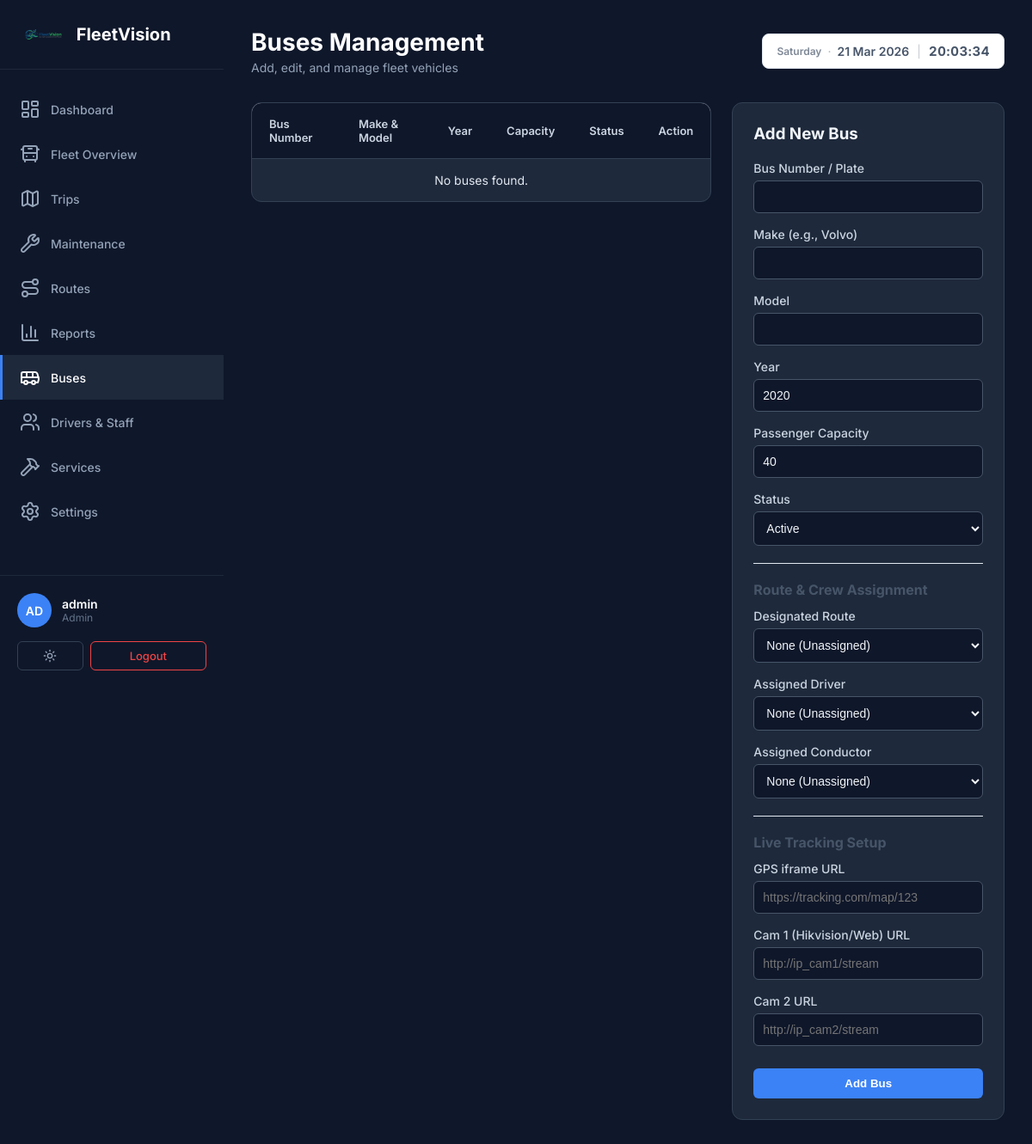
The app's page /buses.php (signed in), older data.
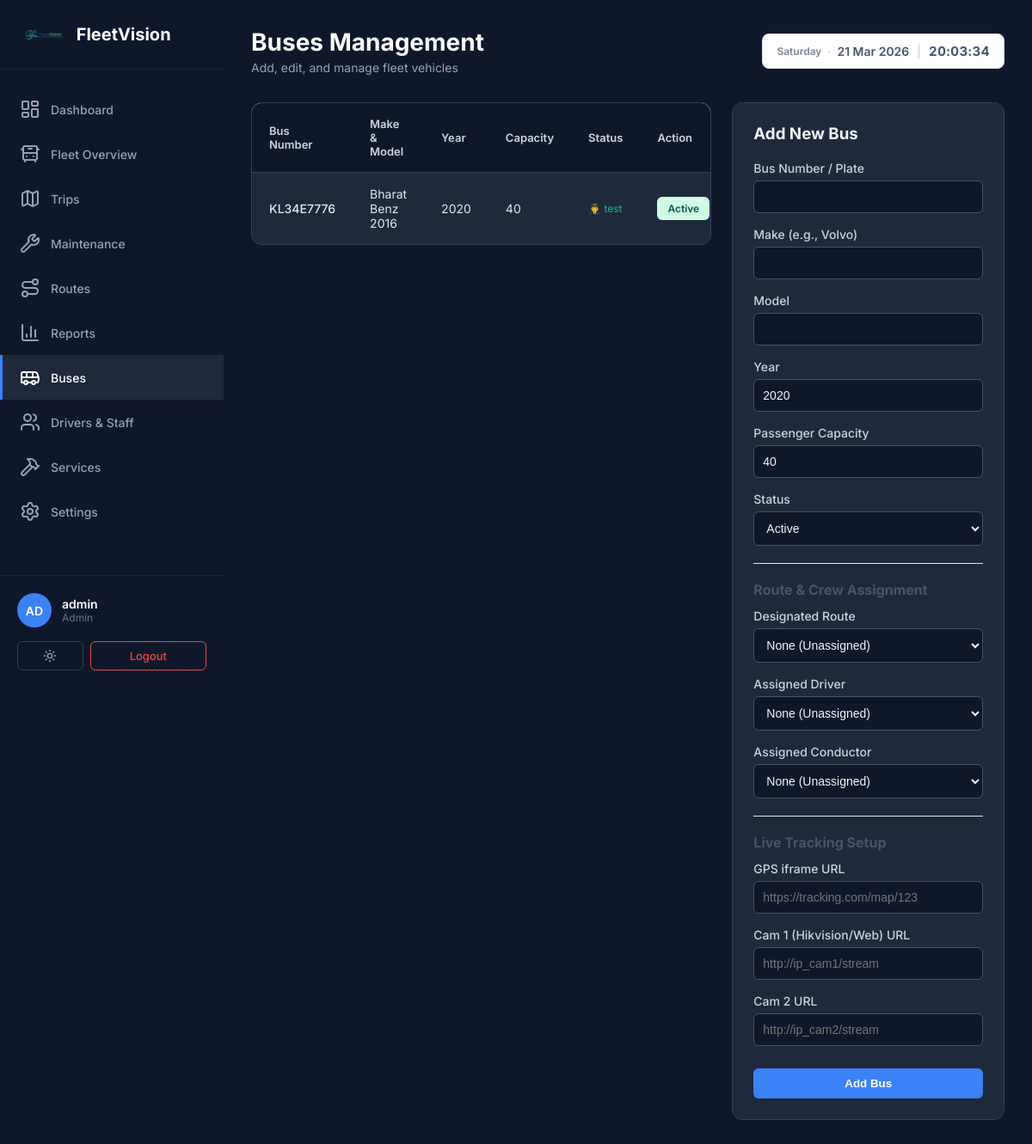
The same page, newer data.
### tables this page shows
CREATE TABLE buses (
        id INTEGER PRIMARY KEY AUTOINCREMENT,
        bus_number TEXT NOT NULL UNIQUE,
        make TEXT,
        model TEXT,
        year INTEGER,
        capacity INTEGER,
        status TEXT DEFAULT 'active',
        created_at DATETIME DEFAULT CURRENT_TIMESTAMP
    , gps_url TEXT, cctv_url_1 TEXT, cctv_url_2 TEXT, route_id INTEGER REFERENCES routes(id), driver_id INTEGER REFERENCES users(id), conductor_id INTEGER REFERENCES users(id));

### buses.php (the view, shortened to what the changed rows need)
<?php
require_once __DIR__ . '/includes/db.php';
$stmt = $pdo->query("
    SELECT b.*,
           r.route_name,
           ud.username AS driver_name,
           uc.username AS conductor_name
    FROM buses b
    LEFT JOIN routes r ON b.route_id = r.id
    LEFT JOIN users ud ON b.driver_id = ud.id
    LEFT JOIN users uc ON b.conductor_id = uc.id
    WHERE b.status != 'deleted'
    ORDER BY b.id DESC
");
$buses = $stmt->fetchAll(PDO::FETCH_ASSOC);
include __DIR__ . '/includes/header.php';
?>
<header class="top-header">
    <div class="header-left">
        <h1 class="page-title">Buses Management</h1>
    </div>
</header>
<section class="content-section">
    <div class="users-container">
        <div class="users-list table-container">
            <table class="data-table">
                <thead>
                    <tr>
                        <th>Bus Number</th>
                        <th>Make & Model</th>
                        <th>Year</th>
                        <th>Capacity</th>
                        <th>Status</th>
                        <th>Action</th>
                    </tr>
                </thead>
                <tbody>
                    <?php if (count($buses) > 0): ?>
                        <?php foreach ($buses as $b): ?>
                            <tr>
                                <td style="font-weight: 500;"><?php echo htmlspecialchars($b['bus_number']); ?></td>
                                <td><?php echo htmlspecialchars($b['make'] . ' ' . $b['model']); ?></td>
                                <td><?php echo htmlspecialchars($b['year']); ?></td>
                                <td><?php echo htmlspecialchars($b['capacity']); ?></td>
                                <td>
                                    <?php if ($b['driver_name']): ?><div style="font-size: 12px; color: #10b981;">👨‍✈️ <?php echo htmlspecialchars($b['driver_name']); ?></div><?php
        endif; ?>
                                </td>
                                <td><span class="status-badge <?php echo $b['status'] === 'active' ? 'active' : 'idle'; ?>"><?php echo ucfirst(htmlspecialchars($b['status'])); ?></span></td>
                            </tr>
                        <?php
    endforeach; ?>
                    <?php
else: ?>
                        <tr><td colspan="6" style="text-align: center;">No buses found.</td></tr>
                    <?php
endif; ?>
                </tbody>
            </table>
        </div>
    </div>
</section>
<?php include __DIR__ . '/includes/footer.php'; ?>

Row changes from the older to the newer data that the page shows:
added buses: bus_number "KL34E7776", make+model "Bharat Benz 2016", year "2020", capacity "40", driver_name "test", status "Active"
Text that changed along with them:
text no longer shown: "No buses found."
